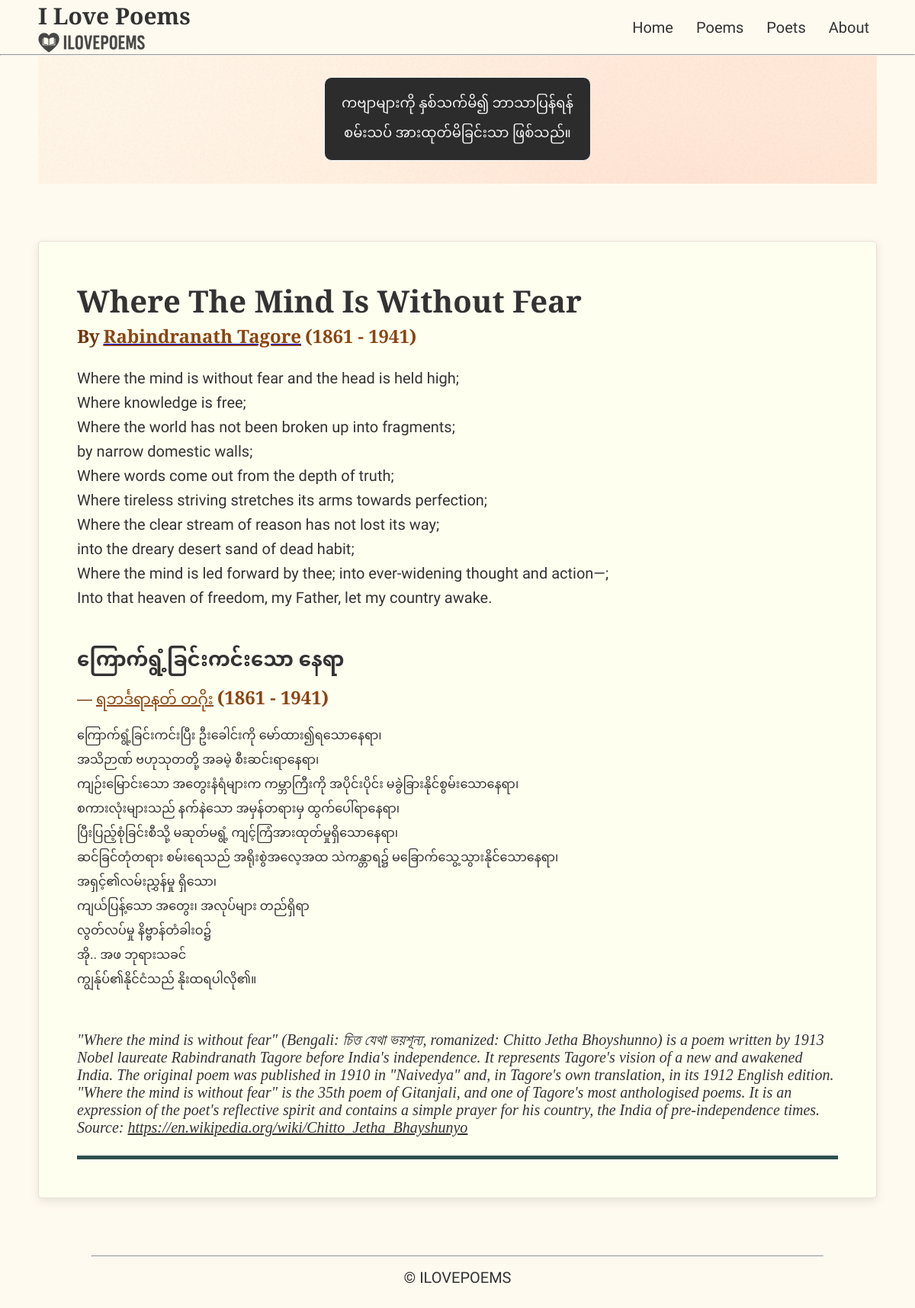
The app's page /1/, older data.
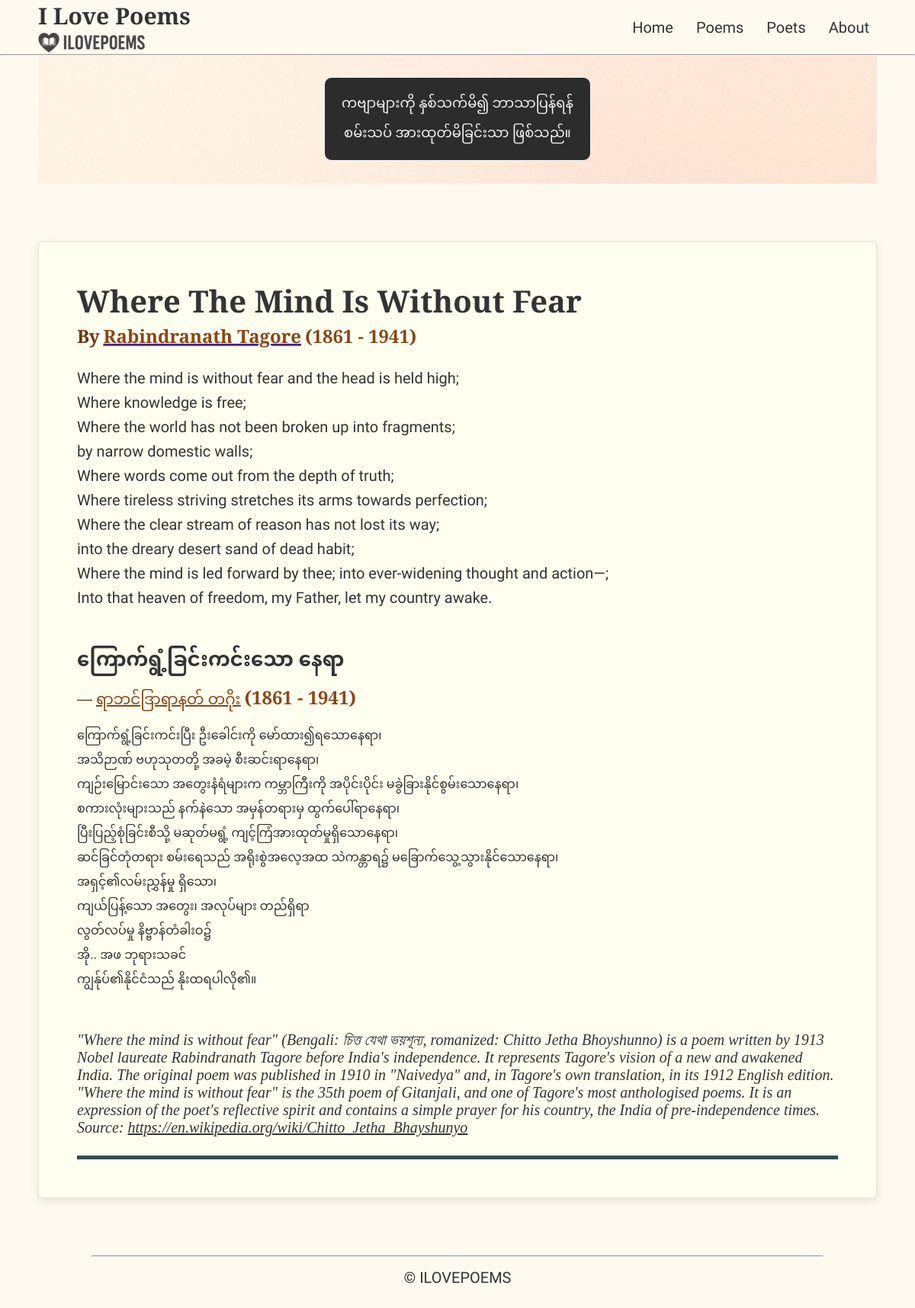
The same page, newer data.
### poems/models.py (models this page shows, shortened)
class Poem(models.Model):
    title_en = models.CharField(max_length=200)
    title_mm = models.CharField(max_length=200)  # Myanmar title
    poem_mm = models.TextField()                  # Myanmar poem content
    poem_en = models.TextField()                  # English poem content
    about = models.TextField(blank=True)          # About the poem
    source = models.CharField(max_length=300, blank=True)
    featured = models.BooleanField(default=False)  # True/False column
    poet = models.ForeignKey('Poet', on_delete=models.CASCADE, related_name='poems')
    date_added = models.DateTimeField("date added")

class Poet(models.Model):
    name_en = models.CharField(max_length=100)
    name_mm = models.CharField(max_length=100)    # Myanmar name
    about = models.TextField(blank=True)          # About the poet
    source = models.CharField(max_length=300, blank=True)
    born_year = models.PositiveSmallIntegerField("Year of birth", null=True, blank=False)
    dead_year = models.PositiveSmallIntegerField("Year of death", null=True, blank=False)

### poems/views.py (the view)
# urls.py: path('<int:poem_id>/', views.poem, name='poem'),
def poem(request, poem_id):
    poem_obj = get_object_or_404(Poem, pk=poem_id)
    line_count_en = len(poem_obj.poem_en.split('\n'))
    context = {
        "selected_poem": poem_obj,
        "line_count_en": line_count_en
        }
    return render(request, "poems/poem.html", context)

### poems/templates/poems/poem.html (shortened to what this page needs)
{% extends "poems/base.html" %}
{% block content %}
    <div class="poem-translation">
        <div class="poem">
            <p class="poem-title_en">{{ selected_poem.title_en }}</p>
            <span class="poet">By</span>
            <a href="{% url 'poems:poet' selected_poem.poet.id %}"
               class="poet-wrapper">
                <span class="poet">{{ selected_poem.poet.name_en }}</span></a>{% if selected_poem.poet.born_year and selected_poem.poet.dead_year %}
                    <span class="poems_list_items poet">({{ selected_poem.poet.born_year }} - {{ selected_poem.poet.dead_year }})</span>
                {% elif selected_poem.poet.born_year %}
                    <span class="poems_list_items poet">(Born - {{ selected_poem.poet.born_year }})</span>
                {% endif %}
                <p class="poem-en">
                    {{ selected_poem.poem_en|linebreaksbr|safe }}
                </p>
                <p class="poem-title_mm">{{ selected_poem.title_mm }}</p>
                <span class="poet-mm">—</span>
                <a href="{% url 'poems:poet' selected_poem.poet.id %}"
                class="poet-wrapper">
                <span class="poet-mm">{{ selected_poem.poet.name_mm }}</span></a>{% if selected_poem.poet.born_year and selected_poem.poet.dead_year %}
                    <span class="poems_list_items poet">({{ selected_poem.poet.born_year }} - {{ selected_poem.poet.dead_year }})</span>
                {% elif selected_poem.poet.born_year %}
                    <span class="poems_list_items poet">(Born - {{ selected_poem.poet.born_year }})</span>
                {% endif %}
                <p class="poem-mm">
                    {{ selected_poem.poem_mm|linebreaksbr }}
                </p>
            </div>
            <div class="note">
                <p>{{ selected_poem.about }}</p>
                {% if selected_poem.source %}
                    <p>
                        Source:
                        <a href="{{ selected_poem.source }}"
                           class="source"
                           target="_blank"
                           rel="noopener noreferrer">{{ selected_poem.source }}</a>
                    </p>
                {% endif %}
            </div>
            <hr class="bottom_bar">
        </div>
    {% endblock content %}

Row changes from the older to the newer data that the page shows:
changed through a linked row, Poem "Where The Mind Is Without Fear": poet.name_mm "ရဘင်္ဒရာနတ် တဂိုး" → "ရာဘင်ဒြာရာနတ် တဂိုး"
